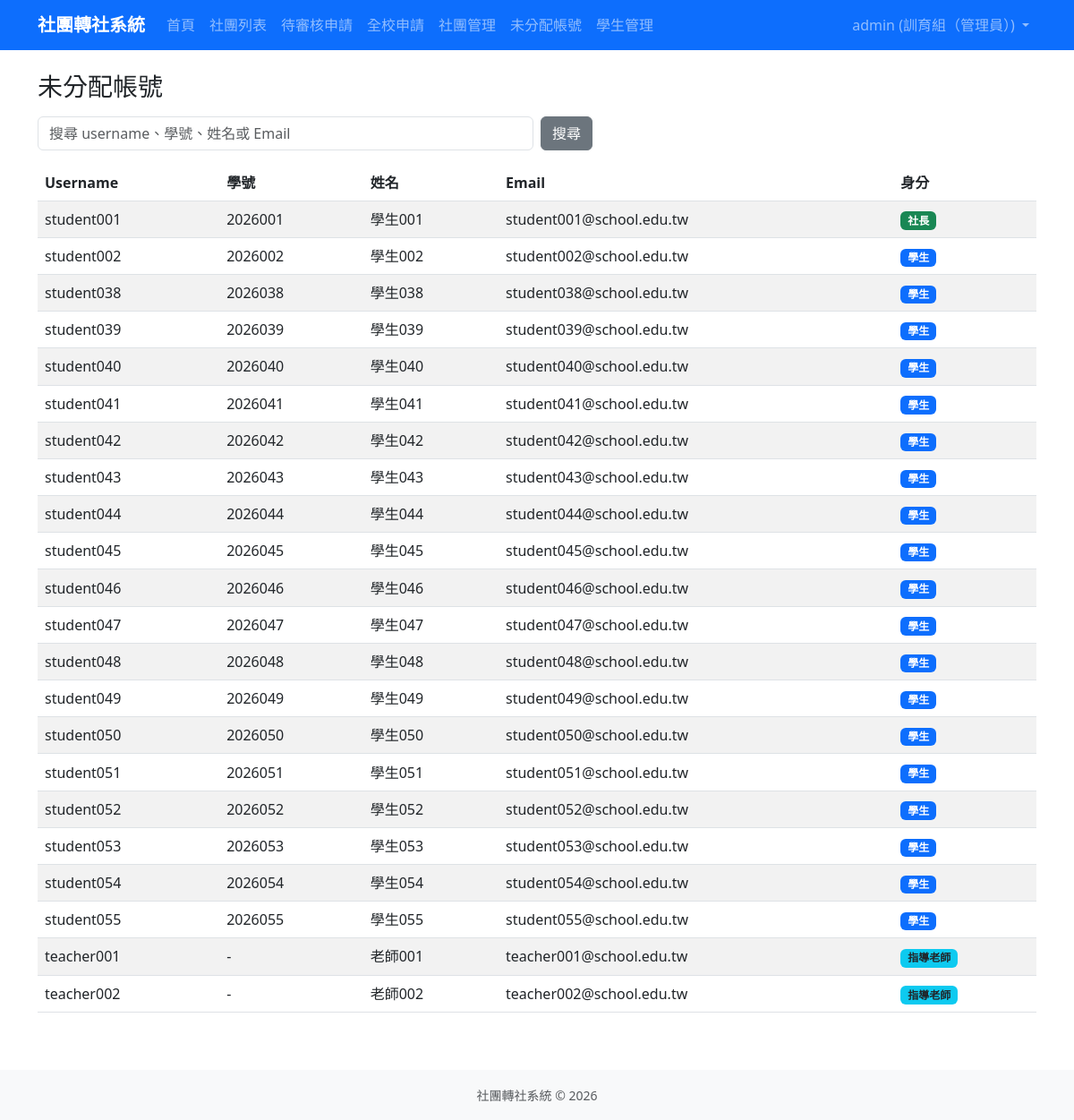
Page /admin-panel/unassigned/accounts/ (signed in) on the earlier database version.
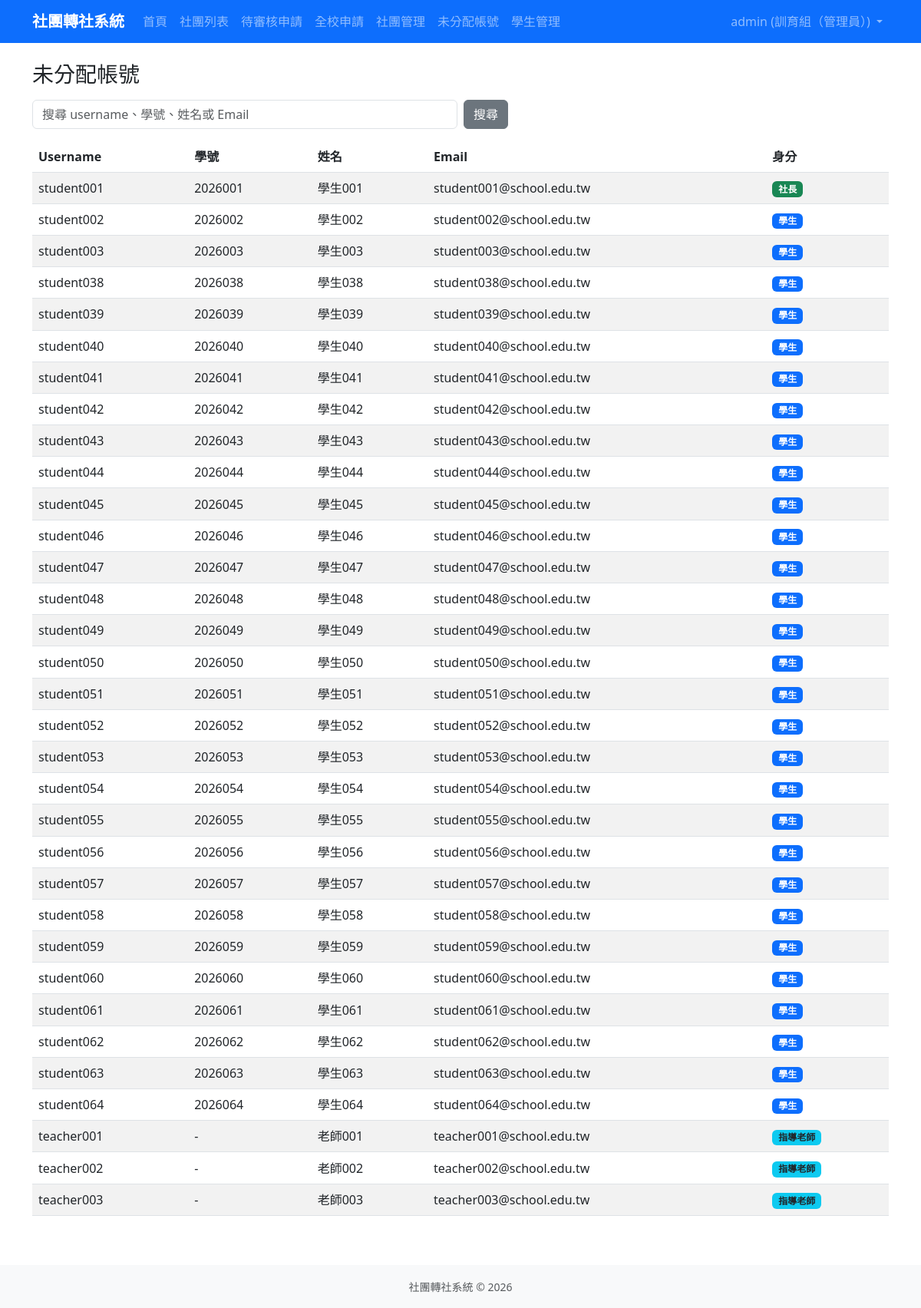
Same page on the later database version.
### accounts/models.py (models this page shows, shortened)
class User(django.contrib.auth.models.AbstractUser):
    ROLE_CHOICES = [
        ('student', '學生'),
        ('president', '社長'),
        ('teacher', '指導老師'),
        ('admin', '訓育組（管理員）'),
    ]
    role = models.CharField(
        max_length=20,
        choices=ROLE_CHOICES,
        default='student',
        verbose_name='身分組'
    )
    student_id = models.CharField(
        max_length=20,
        blank=True,
        verbose_name='學號'
    )
    class_name = models.CharField(
        max_length=20,
        blank=True,
        verbose_name='班級'
    )
    seat_number = models.PositiveSmallIntegerField(
        null=True,
        blank=True,
        verbose_name='座號'
    )
    club = models.ForeignKey(
        'clubs.Club',
        on_delete=models.SET_NULL,
        null=True,
        blank=True,
        verbose_name='所屬社團',
        related_name='members'
    )
    class Meta:
        verbose_name = '使用者'
        verbose_name_plural = '使用者'
    def __str__(self):
        return f"{self.get_full_name() or self.username} ({self.get_role_display()})"

### accounts/views.py (the view, shortened to what this page needs)
# urls.py: path('admin-panel/unassigned/accounts/', views.UnassignedAccountListView.as_view(), name='unassigned_account_list'),
class UnassignedAccountListView(LoginRequiredMixin, AdminRequiredMixin, ListView):
    template_name = 'accounts/unassigned_account_list.html'
    context_object_name = 'accounts'
    paginate_by = 50
    def get_queryset(self):
        query = self.request.GET.get('q', '').strip()
        student_accounts = User.objects.filter(
            role__in=['student', 'president'],
            is_active=True,
            club__isnull=True,
        )
        teacher_accounts = User.objects.filter(role='teacher', is_active=True)
        assigned_teacher_values = {
            normalize_teacher_text(value)
            for value in Club.objects.exclude(teacher='').values_list('teacher', flat=True)
            if normalize_teacher_text(value)
        }
        accounts = list(student_accounts) + [
            teacher for teacher in teacher_accounts
            if get_teacher_match_values(teacher).isdisjoint(assigned_teacher_values)
        ]
        return sorted(accounts, key=lambda account: (account.role, account.username))
    def get_context_data(self, **kwargs):
        context = super().get_context_data(**kwargs)
        context['q'] = self.request.GET.get('q', '').strip()
        return context

### accounts/views.py (called while the page is built)
def normalize_teacher_text(value):
    return ' '.join((value or '').split())

def get_teacher_match_values(teacher):
    full_name = normalize_teacher_text(teacher.get_full_name())
    first_name = normalize_teacher_text(teacher.first_name)
    username = normalize_teacher_text(teacher.username)
    display_name = full_name or first_name or username
    values = {
        username,
        first_name,
        full_name,
        normalize_teacher_text(str(teacher)),
    }
    if display_name and username:
        values.add(f'{display_name} ({username})')
    return {value for value in values if value}

    def test_func(self):
        user = self.request.user
        return user.is_authenticated and (
            user.is_superuser or getattr(user, 'role', None) == 'admin'
        )

### templates/accounts/unassigned_account_list.html (shortened to what this page needs)
{% extends "base.html" %}
{% block content %}
<h1 class="h3 mb-3">未分配帳號</h1>
<form method="get" class="row g-2 mb-3">
    <div class="col-sm-8 col-md-6">
        <input type="search" name="q" value="{{ q }}" class="form-control" placeholder="搜尋 username、學號、姓名或 Email">
    </div>
    <div class="col-auto">
        <button type="submit" class="btn btn-secondary">搜尋</button>
    </div>
</form>
<div class="table-responsive">
    <table class="table table-striped table-hover align-middle">
        <thead>
            <tr>
                <th>Username</th>
                <th>學號</th>
                <th>姓名</th>
                <th>Email</th>
                <th>身分</th>
            </tr>
        </thead>
        <tbody>
            {% for account in accounts %}
                <tr>
                    <td>{{ account.username }}</td>
                    <td>{{ account.student_id|default:"-" }}</td>
                    <td>{{ account.first_name|default:"-" }}</td>
                    <td>{{ account.email|default:"-" }}</td>
                    <td>
                        {% if account.role == 'student' %}
                            <span class="badge bg-primary">學生</span>
                        {% elif account.role == 'president' %}
                            <span class="badge bg-success">社長</span>
                        {% elif account.role == 'teacher' %}
                            <span class="badge bg-info text-dark">指導老師</span>
                        {% else %}
                            {{ account.get_role_display }}
                        {% endif %}
                    </td>
                </tr>
            {% empty %}
                <tr>
                    <td colspan="5" class="text-center text-muted">沒有未分配帳號。</td>
                </tr>
            {% endfor %}
        </tbody>
    </table>
</div>
{% endblock %}

Differences in the rows shown:
now on this page (row edited): User: username "student003", student_id "2026003", first_name "學生003", email "student003@school.edu.tw", role "學生"
now on this page (row edited): User: username "student056", student_id "2026056", first_name "學生056", email "student056@school.edu.tw", role "學生"
now on this page (row edited): User: username "student057", student_id "2026057", first_name "學生057", email "student057@school.edu.tw", role "學生"
now on this page (row edited): User: username "student058", student_id "2026058", first_name "學生058", email "student058@school.edu.tw", role "學生"
now on this page (row edited): User: username "student059", student_id "2026059", first_name "學生059", email "student059@school.edu.tw", role "學生"
now on this page (row edited): User: username "student060", student_id "2026060", first_name "學生060", email "student060@school.edu.tw", role "學生"
now on this page (row edited): User: username "student061", student_id "2026061", first_name "學生061", email "student061@school.edu.tw", role "學生"
now on this page (row edited): User: username "student062", student_id "2026062", first_name "學生062", email "student062@school.edu.tw", role "學生"
now on this page (row edited): User: username "student063", student_id "2026063", first_name "學生063", email "student063@school.edu.tw", role "學生"
now on this page (row edited): User: username "student064", student_id "2026064", first_name "學生064", email "student064@school.edu.tw", role "學生"
now on this page (row unchanged): User: username "teacher003", student_id "-", first_name "老師003", email "teacher003@school.edu.tw", role "指導老師"
